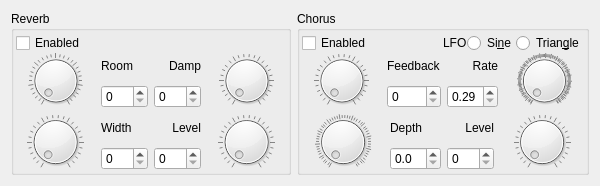
<?xml version="1.0" encoding="UTF-8"?>
<ui version="4.0">
 <class>qmpEfxWindow</class>
 <widget class="QWidget" name="qmpEfxWindow">
  <property name="geometry">
   <rect>
    <x>0</x>
    <y>0</y>
    <width>600</width>
    <height>186</height>
   </rect>
  </property>
  <property name="minimumSize">
   <size>
    <width>600</width>
    <height>186</height>
   </size>
  </property>
  <property name="maximumSize">
   <size>
    <width>600</width>
    <height>186</height>
   </size>
  </property>
  <property name="windowTitle">
   <string>Effects</string>
  </property>
  <layout class="QHBoxLayout" name="horizontalLayout">
   <item>
    <widget class="QGroupBox" name="gReverb">
     <property name="title">
      <string>Reverb</string>
     </property>
     <layout class="QVBoxLayout" name="verticalLayout_5">
      <property name="spacing">
       <number>0</number>
      </property>
      <property name="leftMargin">
       <number>2</number>
      </property>
      <property name="topMargin">
       <number>2</number>
      </property>
      <property name="rightMargin">
       <number>2</number>
      </property>
      <property name="bottomMargin">
       <number>2</number>
      </property>
      <item>
       <widget class="QCheckBox" name="cbEnabledR">
        <property name="sizePolicy">
         <sizepolicy hsizetype="Expanding" vsizetype="Fixed">
          <horstretch>0</horstretch>
          <verstretch>0</verstretch>
         </sizepolicy>
        </property>
        <property name="text">
         <string>Enabled</string>
        </property>
       </widget>
      </item>
      <item>
       <layout class="QGridLayout" name="gridLayout">
        <property name="spacing">
         <number>6</number>
        </property>
        <item row="1" column="0">
         <layout class="QHBoxLayout" name="horizontalLayout_4">
          <item>
           <widget class="QDial" name="dWidth">
            <property name="sizePolicy">
             <sizepolicy hsizetype="Preferred" vsizetype="Preferred">
              <horstretch>0</horstretch>
              <verstretch>0</verstretch>
             </sizepolicy>
            </property>
            <property name="maximum">
             <number>100</number>
            </property>
            <property name="notchesVisible">
             <bool>true</bool>
            </property>
           </widget>
          </item>
          <item>
           <layout class="QVBoxLayout" name="verticalLayout_3">
            <item>
             <widget class="QLabel" name="lbWidth">
              <property name="text">
               <string>Width</string>
              </property>
             </widget>
            </item>
            <item>
             <widget class="QSpinBox" name="sbWidth">
              <property name="sizePolicy">
               <sizepolicy hsizetype="Preferred" vsizetype="Fixed">
                <horstretch>0</horstretch>
                <verstretch>0</verstretch>
               </sizepolicy>
              </property>
              <property name="maximum">
               <number>100</number>
              </property>
             </widget>
            </item>
           </layout>
          </item>
         </layout>
        </item>
        <item row="0" column="0">
         <layout class="QHBoxLayout" name="horizontalLayout_2">
          <item>
           <widget class="QDial" name="dRoom">
            <property name="sizePolicy">
             <sizepolicy hsizetype="Preferred" vsizetype="Preferred">
              <horstretch>0</horstretch>
              <verstretch>0</verstretch>
             </sizepolicy>
            </property>
            <property name="maximum">
             <number>120</number>
            </property>
            <property name="notchesVisible">
             <bool>true</bool>
            </property>
           </widget>
          </item>
          <item>
           <layout class="QVBoxLayout" name="verticalLayout">
            <item>
             <widget class="QLabel" name="lbRoom">
              <property name="text">
               <string>Room</string>
              </property>
             </widget>
            </item>
            <item>
             <widget class="QSpinBox" name="sbRoom">
              <property name="sizePolicy">
               <sizepolicy hsizetype="Preferred" vsizetype="Fixed">
                <horstretch>0</horstretch>
                <verstretch>0</verstretch>
               </sizepolicy>
              </property>
              <property name="maximum">
               <number>120</number>
              </property>
             </widget>
            </item>
           </layout>
          </item>
         </layout>
        </item>
        <item row="0" column="1">
         <layout class="QHBoxLayout" name="horizontalLayout_3">
          <item>
           <layout class="QVBoxLayout" name="verticalLayout_2">
            <item>
             <widget class="QLabel" name="lbDamp">
              <property name="text">
               <string>Damp</string>
              </property>
              <property name="alignment">
               <set>Qt::AlignRight|Qt::AlignTrailing|Qt::AlignVCenter</set>
              </property>
             </widget>
            </item>
            <item>
             <widget class="QSpinBox" name="sbDamp">
              <property name="sizePolicy">
               <sizepolicy hsizetype="Preferred" vsizetype="Fixed">
                <horstretch>0</horstretch>
                <verstretch>0</verstretch>
               </sizepolicy>
              </property>
              <property name="maximum">
               <number>100</number>
              </property>
             </widget>
            </item>
           </layout>
          </item>
          <item>
           <widget class="QDial" name="dDamp">
            <property name="sizePolicy">
             <sizepolicy hsizetype="Preferred" vsizetype="Preferred">
              <horstretch>0</horstretch>
              <verstretch>0</verstretch>
             </sizepolicy>
            </property>
            <property name="maximum">
             <number>100</number>
            </property>
            <property name="notchesVisible">
             <bool>true</bool>
            </property>
           </widget>
          </item>
         </layout>
        </item>
        <item row="1" column="1">
         <layout class="QHBoxLayout" name="horizontalLayout_5">
          <item>
           <layout class="QVBoxLayout" name="verticalLayout_4">
            <item>
             <widget class="QLabel" name="lbLevelR">
              <property name="text">
               <string>Level</string>
              </property>
              <property name="alignment">
               <set>Qt::AlignRight|Qt::AlignTrailing|Qt::AlignVCenter</set>
              </property>
             </widget>
            </item>
            <item>
             <widget class="QSpinBox" name="sbLevelR">
              <property name="sizePolicy">
               <sizepolicy hsizetype="Preferred" vsizetype="Fixed">
                <horstretch>0</horstretch>
                <verstretch>0</verstretch>
               </sizepolicy>
              </property>
              <property name="maximum">
               <number>100</number>
              </property>
             </widget>
            </item>
           </layout>
          </item>
          <item>
           <widget class="QDial" name="dLevelR">
            <property name="sizePolicy">
             <sizepolicy hsizetype="Preferred" vsizetype="Preferred">
              <horstretch>0</horstretch>
              <verstretch>0</verstretch>
             </sizepolicy>
            </property>
            <property name="maximum">
             <number>100</number>
            </property>
            <property name="notchesVisible">
             <bool>true</bool>
            </property>
           </widget>
          </item>
         </layout>
        </item>
       </layout>
      </item>
     </layout>
    </widget>
   </item>
   <item>
    <widget class="QGroupBox" name="gChorus">
     <property name="title">
      <string>Chorus</string>
     </property>
     <layout class="QVBoxLayout" name="verticalLayout_10">
      <property name="spacing">
       <number>0</number>
      </property>
      <property name="leftMargin">
       <number>2</number>
      </property>
      <property name="topMargin">
       <number>2</number>
      </property>
      <property name="rightMargin">
       <number>2</number>
      </property>
      <property name="bottomMargin">
       <number>2</number>
      </property>
      <item>
       <layout class="QHBoxLayout" name="horizontalLayout_8">
        <item>
         <widget class="QCheckBox" name="cbEnabledC">
          <property name="sizePolicy">
           <sizepolicy hsizetype="Expanding" vsizetype="Fixed">
            <horstretch>0</horstretch>
            <verstretch>0</verstretch>
           </sizepolicy>
          </property>
          <property name="text">
           <string>Enabled</string>
          </property>
         </widget>
        </item>
        <item>
         <widget class="QLabel" name="lbLFO">
          <property name="text">
           <string>LFO</string>
          </property>
         </widget>
        </item>
        <item>
         <widget class="QRadioButton" name="rbSine">
          <property name="text">
           <string>Si&amp;ne</string>
          </property>
         </widget>
        </item>
        <item>
         <widget class="QRadioButton" name="rbTriangle">
          <property name="text">
           <string>Trian&amp;gle</string>
          </property>
         </widget>
        </item>
       </layout>
      </item>
      <item>
       <layout class="QGridLayout" name="gridLayout_2">
        <property name="spacing">
         <number>6</number>
        </property>
        <item row="0" column="1">
         <layout class="QHBoxLayout" name="horizontalLayout_9">
          <item>
           <layout class="QVBoxLayout" name="verticalLayout_8">
            <item>
             <widget class="QLabel" name="lbRate">
              <property name="text">
               <string>Rate</string>
              </property>
              <property name="alignment">
               <set>Qt::AlignRight|Qt::AlignTrailing|Qt::AlignVCenter</set>
              </property>
             </widget>
            </item>
            <item>
             <widget class="QDoubleSpinBox" name="sbRate">
              <property name="sizePolicy">
               <sizepolicy hsizetype="Preferred" vsizetype="Fixed">
                <horstretch>0</horstretch>
                <verstretch>0</verstretch>
               </sizepolicy>
              </property>
              <property name="minimum">
               <double>0.290000000000000</double>
              </property>
              <property name="maximum">
               <double>5.000000000000000</double>
              </property>
              <property name="singleStep">
               <double>0.100000000000000</double>
              </property>
             </widget>
            </item>
           </layout>
          </item>
          <item>
           <widget class="QDial" name="dRate">
            <property name="sizePolicy">
             <sizepolicy hsizetype="Preferred" vsizetype="Preferred">
              <horstretch>0</horstretch>
              <verstretch>0</verstretch>
             </sizepolicy>
            </property>
            <property name="minimum">
             <number>29</number>
            </property>
            <property name="maximum">
             <number>500</number>
            </property>
            <property name="value">
             <number>29</number>
            </property>
            <property name="notchesVisible">
             <bool>true</bool>
            </property>
           </widget>
          </item>
         </layout>
        </item>
        <item row="0" column="0">
         <layout class="QHBoxLayout" name="horizontalLayout_6">
          <item>
           <widget class="QDial" name="dFeedBack">
            <property name="sizePolicy">
             <sizepolicy hsizetype="Preferred" vsizetype="Preferred">
              <horstretch>0</horstretch>
              <verstretch>0</verstretch>
             </sizepolicy>
            </property>
            <property name="maximum">
             <number>99</number>
            </property>
            <property name="notchesVisible">
             <bool>true</bool>
            </property>
           </widget>
          </item>
          <item>
           <layout class="QVBoxLayout" name="verticalLayout_6">
            <item>
             <widget class="QLabel" name="lbFeedBack">
              <property name="text">
               <string>Feedback</string>
              </property>
             </widget>
            </item>
            <item>
             <widget class="QSpinBox" name="sbFeedBack">
              <property name="sizePolicy">
               <sizepolicy hsizetype="Preferred" vsizetype="Fixed">
                <horstretch>0</horstretch>
                <verstretch>0</verstretch>
               </sizepolicy>
              </property>
              <property name="maximum">
               <number>99</number>
              </property>
             </widget>
            </item>
           </layout>
          </item>
         </layout>
        </item>
        <item row="1" column="0">
         <layout class="QHBoxLayout" name="horizontalLayout_7">
          <item>
           <widget class="QDial" name="dDepth">
            <property name="maximum">
             <number>210</number>
            </property>
            <property name="notchesVisible">
             <bool>true</bool>
            </property>
           </widget>
          </item>
          <item>
           <layout class="QVBoxLayout" name="verticalLayout_7">
            <item>
             <widget class="QLabel" name="lbDepth">
              <property name="text">
               <string>Depth</string>
              </property>
             </widget>
            </item>
            <item>
             <widget class="QDoubleSpinBox" name="sbDepth">
              <property name="sizePolicy">
               <sizepolicy hsizetype="Preferred" vsizetype="Fixed">
                <horstretch>0</horstretch>
                <verstretch>0</verstretch>
               </sizepolicy>
              </property>
              <property name="decimals">
               <number>1</number>
              </property>
              <property name="maximum">
               <double>21.000000000000000</double>
              </property>
              <property name="singleStep">
               <double>0.100000000000000</double>
              </property>
             </widget>
            </item>
           </layout>
          </item>
         </layout>
        </item>
        <item row="1" column="1">
         <layout class="QHBoxLayout" name="horizontalLayout_10">
          <item>
           <layout class="QVBoxLayout" name="verticalLayout_9">
            <item>
             <widget class="QLabel" name="lbLevelC">
              <property name="text">
               <string>Level</string>
              </property>
              <property name="alignment">
               <set>Qt::AlignRight|Qt::AlignTrailing|Qt::AlignVCenter</set>
              </property>
             </widget>
            </item>
            <item>
             <widget class="QSpinBox" name="sbLevelC">
              <property name="sizePolicy">
               <sizepolicy hsizetype="Preferred" vsizetype="Fixed">
                <horstretch>0</horstretch>
                <verstretch>0</verstretch>
               </sizepolicy>
              </property>
              <property name="maximum">
               <number>100</number>
              </property>
             </widget>
            </item>
           </layout>
          </item>
          <item>
           <widget class="QDial" name="dLevelC">
            <property name="sizePolicy">
             <sizepolicy hsizetype="Preferred" vsizetype="Preferred">
              <horstretch>0</horstretch>
              <verstretch>0</verstretch>
             </sizepolicy>
            </property>
            <property name="maximum">
             <number>100</number>
            </property>
            <property name="notchesVisible">
             <bool>true</bool>
            </property>
           </widget>
          </item>
         </layout>
        </item>
       </layout>
      </item>
     </layout>
    </widget>
   </item>
  </layout>
 </widget>
 <resources/>
 <connections/>
</ui>
